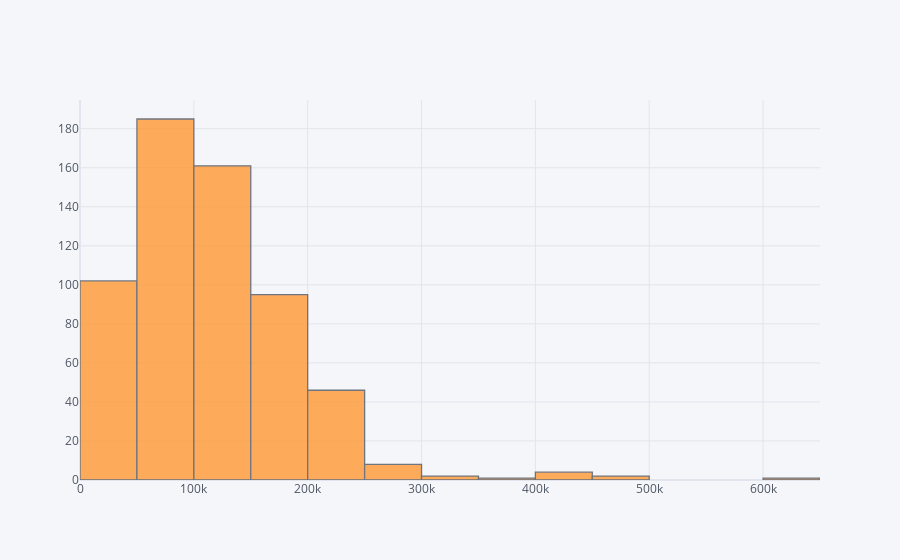

Write notebook code for a chart like this one.
### Markdown cell above
## Salary

### Code cell
df['salary_in_usd'].iplot(kind='hist',bins=25)

### Figure 1 — Plotly figure (JSON) as saved in the notebook; plotly's stock layout.template omitted (floating-point values rounded to 4 significant figures; data arrays with more than 128 entries replaced by an {"elided": "..."} marker saying what was removed)
{"data": [{"histfunc": "count", "histnorm": "", "marker": {"color": "rgba(255, 153, 51, 1.0)", "line": {"color": "#4D5663", "width": 1.3}}, "name": "salary_in_usd", "nbinsx": 25, "opacity": 0.8, "orientation": "v", "type": "histogram", "x": {"elided": "607 int values"}}], "layout": {"autosize": true, "barmode": "overlay", "legend": {"bgcolor": "#F5F6F9", "font": {"color": "#4D5663"}}, "paper_bgcolor": "#F5F6F9", "plot_bgcolor": "#F5F6F9", "title": {"font": {"color": "#4D5663"}}, "xaxis": {"autorange": true, "gridcolor": "#E1E5ED", "range": [-0.5, 650000.0], "showgrid": true, "tickfont": {"color": "#4D5663"}, "title": {"font": {"color": "#4D5663"}, "text": ""}, "type": "linear", "zerolinecolor": "#E1E5ED"}, "yaxis": {"autorange": true, "gridcolor": "#E1E5ED", "range": [0, 194.7], "showgrid": true, "tickfont": {"color": "#4D5663"}, "title": {"font": {"color": "#4D5663"}, "text": ""}, "zerolinecolor": "#E1E5ED"}}}
